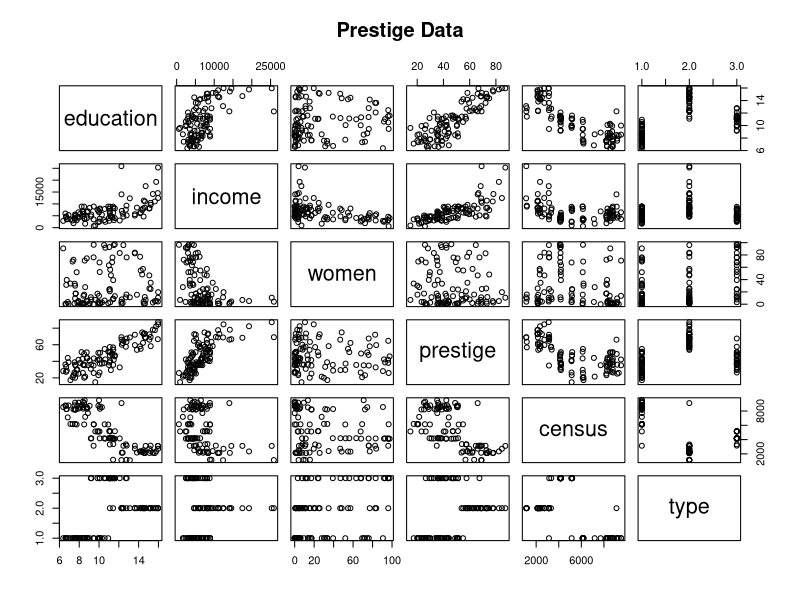
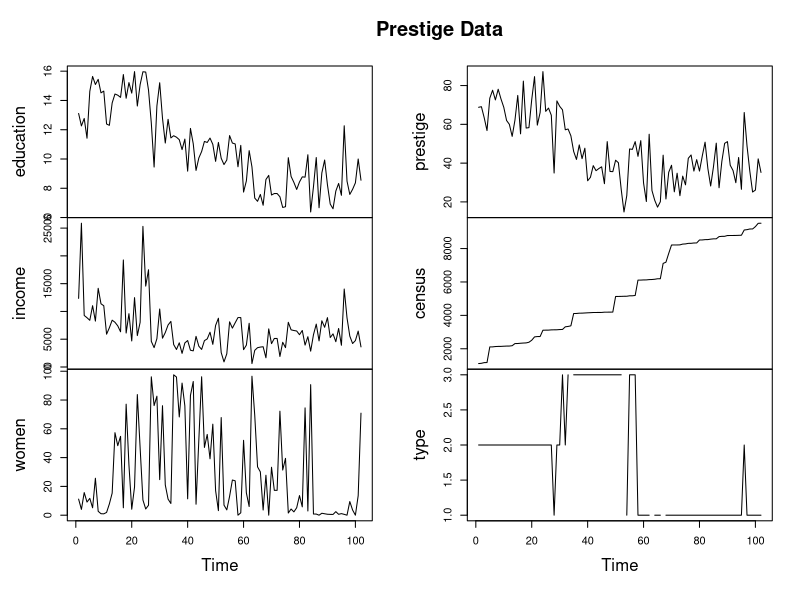
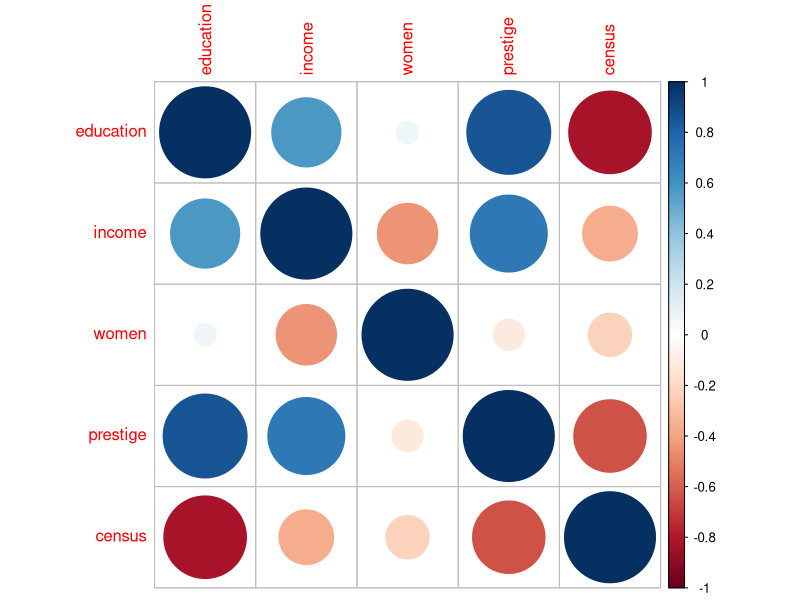
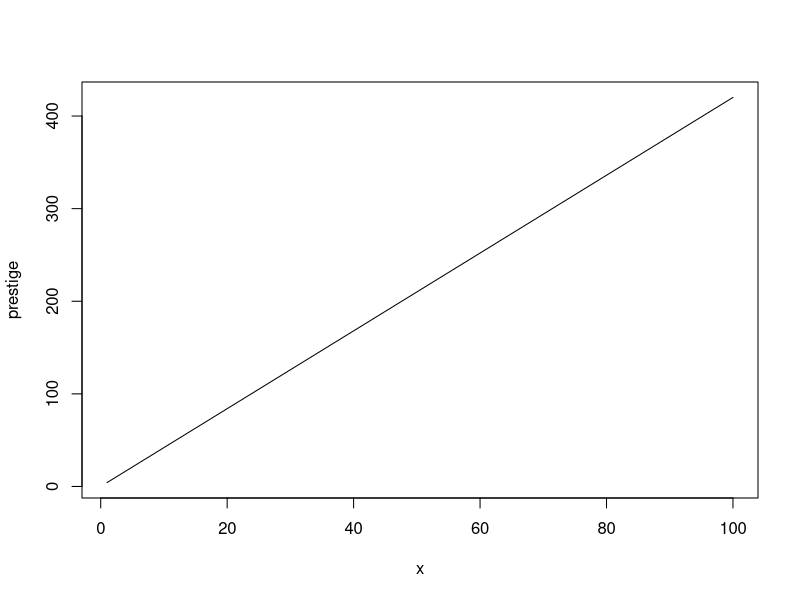
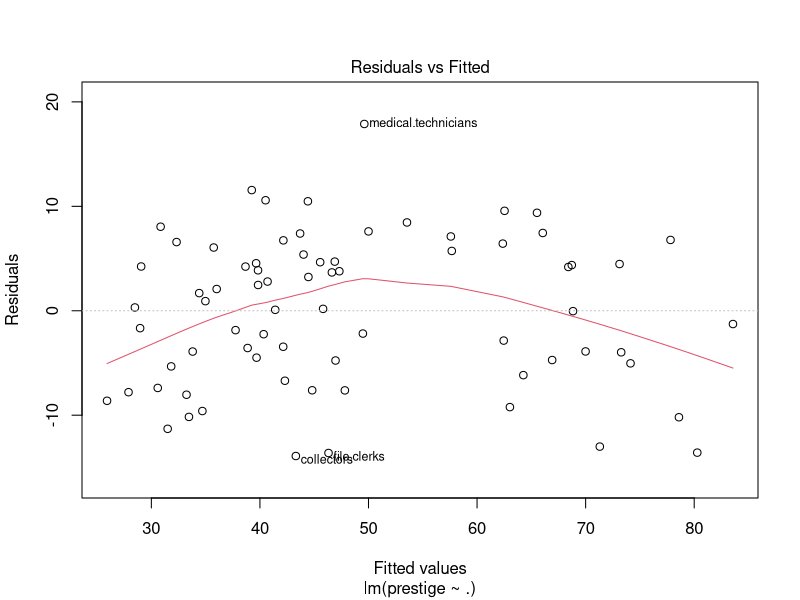
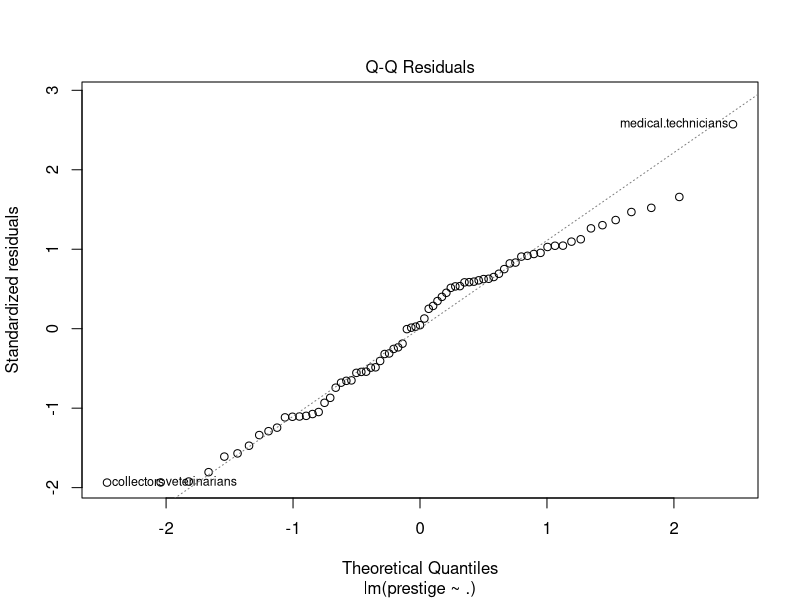
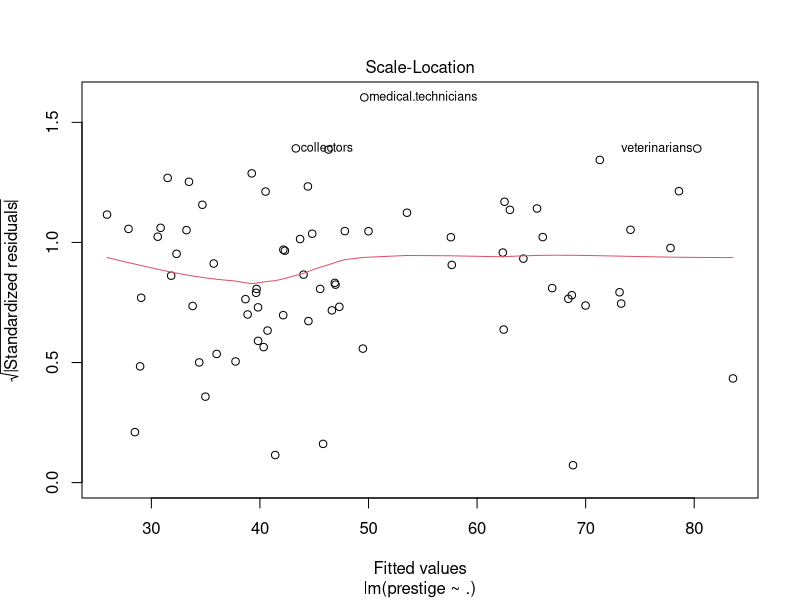
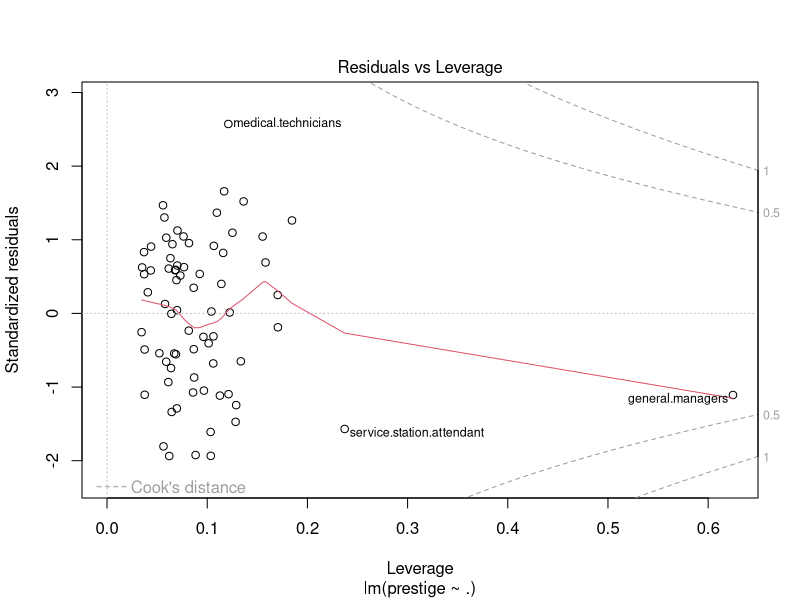

Reproduce these figures in R, in order.
## ---- chunk 1
library(car)
## ---- chunk 2
Prestige
## ---- chunk 3
summary(Prestige)
## ---- chunk 4
pairs(main="Prestige Data", Prestige)
## ---- chunk 5
plot.ts(main="Prestige Data", Prestige)
## ---- chunk 6
d <- data.frame(education = Prestige$education, income = Prestige$income, women = Prestige$women, prestige = Prestige$prestige, census = Prestige$census)
m <- cor(d)
library('corrplot')
corrplot(m, method="circle")
## ---- chunk 7
testidx_pre <- which(1:nrow(Prestige)%%4==0)
## ---- chunk 8
prestige_train <- Prestige[-testidx_pre,]
## ---- chunk 9
prestige_test <- Prestige[testidx_pre,]
## ---- chunk 10
model <- lm(prestige~., data=prestige_train)
## ---- chunk 11
prediciton <- predict(model, newdata=prestige_test)
## ---- chunk 12
cor(prediciton, prestige_test$prestige)
summary(model)
## ---- chunk 13
# curve(4.201e+00*x^5 + 1.150e-03*x^4 + 3.630e-02*x^3 + 1.865e-03*x^2 + 1.131e+01*x^1 + 1.987e+00*x^0 ,from=1, to=200,, xlab="x", ylab="prestige")
curve(4.201e+00*x + 1.150e-03,from=1, to=100, xlab="x", ylab="prestige")
## ---- chunk 14
plot(model)
## ---- chunk 15
prediciton
